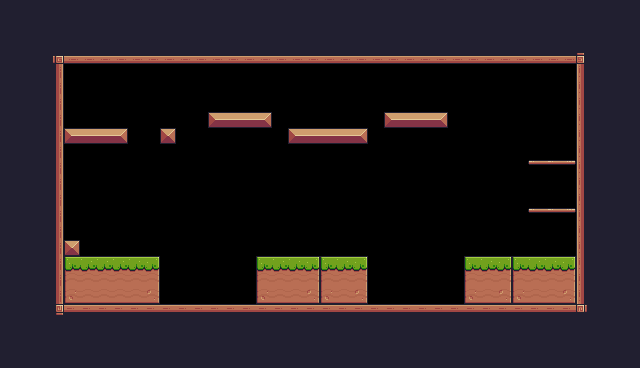

Below is a game level as drawn by its tile map, then a one-line description and the .tmx file that defines it, in full:
An orthogonal 40x23 tile map with 16x16 px tiles, 1 tile layer (Background) and 30 objects (10x Fruit, 2x Platform, 2x Saw, Player, Checkpoint).

<map version="1.10" tiledversion="1.11.0" orientation="orthogonal" renderorder="right-down" width="40" height="23" tilewidth="16" tileheight="16" infinite="0" nextlayerid="4" nextobjectid="42">
 <tileset firstgid="1" source="Pixel Adventure.tsx" />
 <layer id="1" name="Background" width="40" height="23">
  <data encoding="csv">
24,24,24,24,24,24,24,24,24,24,24,24,24,24,24,24,24,24,24,24,24,24,24,24,24,24,24,24,24,24,24,24,24,24,24,24,24,24,24,24,
24,24,24,24,24,24,24,24,24,24,24,24,24,24,24,24,24,24,24,24,24,24,24,24,24,24,24,24,24,24,24,24,24,24,24,24,24,24,24,24,
24,24,24,24,24,24,24,24,24,24,24,24,24,24,24,24,24,24,24,24,24,24,24,24,24,24,24,24,24,24,24,24,24,24,24,24,24,24,24,24,
24,24,24,92,134,134,134,134,134,134,134,134,134,134,134,134,134,134,134,134,134,134,134,134,134,134,134,134,134,134,134,134,134,134,134,134,93,24,24,24,
24,24,24,113,0,0,0,0,0,0,0,0,0,0,0,0,0,0,0,0,0,0,0,0,0,0,0,0,0,0,0,0,0,0,0,0,111,24,24,24,
24,24,24,113,0,0,0,0,0,0,0,0,0,0,0,0,0,0,0,0,0,0,0,0,0,0,0,0,0,0,0,0,0,0,0,0,111,24,24,24,
24,24,24,113,0,0,0,0,0,0,0,0,0,0,0,0,0,0,0,0,0,0,0,0,0,0,0,0,0,0,0,0,0,0,0,0,111,24,24,24,
24,24,24,113,0,0,0,0,0,0,0,0,0,13,14,14,15,0,0,0,0,0,0,0,13,14,14,15,0,0,0,0,0,0,0,0,111,24,24,24,
24,24,24,113,13,14,14,15,0,0,35,0,0,0,0,0,0,0,13,14,14,14,15,0,0,0,0,0,0,0,0,0,0,0,0,0,111,24,24,24,
24,24,24,113,0,0,0,0,0,0,0,0,0,0,0,0,0,0,0,0,0,0,0,0,0,0,0,0,0,0,0,0,0,0,0,0,111,24,24,24,
24,24,112,113,0,0,0,0,0,0,0,0,0,0,0,0,0,0,0,0,0,0,0,0,0,0,0,0,0,0,0,0,0,40,41,42,111,24,24,24,
24,24,112,113,0,0,0,0,0,0,0,0,0,0,0,0,0,0,0,0,0,0,0,0,0,0,0,0,0,0,0,0,0,0,0,0,111,24,24,24,
24,24,112,113,0,0,0,0,0,0,0,0,0,0,0,0,0,0,0,0,0,0,0,0,0,0,0,0,0,0,0,0,0,0,0,0,111,24,24,24,
24,24,112,113,0,0,0,0,0,0,0,0,0,0,0,0,0,0,0,0,0,0,0,0,0,0,0,0,0,0,0,0,0,40,41,42,111,24,24,24,
24,24,112,113,0,0,0,0,0,0,0,0,0,0,0,0,0,0,0,0,0,0,0,0,0,0,0,0,0,0,0,0,0,0,0,0,111,24,24,24,
24,24,24,113,35,0,0,0,0,0,0,0,0,0,0,0,0,0,0,0,0,0,0,0,0,0,0,0,0,0,0,0,0,0,0,0,111,24,24,24,
24,24,24,113,7,8,8,8,8,9,0,0,0,0,0,0,7,8,8,9,7,8,9,0,0,0,0,0,0,7,8,9,7,8,8,9,111,24,24,24,
24,24,24,113,29,30,30,30,30,31,0,0,0,0,0,0,29,30,30,31,29,30,31,0,0,0,0,0,0,29,30,31,29,30,30,31,111,24,24,24,
24,24,24,113,51,52,52,52,52,53,0,0,0,0,0,0,51,52,52,53,51,52,53,0,0,0,0,0,0,51,52,53,51,52,52,53,111,24,24,24,
24,24,24,114,90,90,90,90,90,90,90,90,90,90,90,90,90,90,90,90,90,90,90,90,90,90,90,90,90,90,90,90,90,90,90,90,115,24,24,24,
24,24,24,24,24,24,24,24,24,24,24,24,24,24,24,24,24,24,24,24,24,24,24,24,24,24,24,24,24,24,24,24,24,24,24,24,24,24,24,24,
24,24,24,24,24,24,24,24,24,24,24,24,24,24,24,24,24,24,24,24,24,24,24,24,24,24,24,24,24,24,24,24,24,24,24,24,24,24,24,24,
24,24,24,24,24,24,24,24,24,24,24,24,24,24,24,24,24,24,24,24,24,24,24,24,24,24,24,24,24,24,24,24,24,24,24,24,24,24,24,24
</data>
 </layer>
 <objectgroup id="3" name="Collisions">
  <object id="2" x="64" y="256" width="96" height="48" />
  <object id="4" x="48" y="48" width="16" height="272" />
  <object id="5" x="48" y="48" width="544" height="16" />
  <object id="6" x="576" y="48" width="16" height="272" />
  <object id="7" x="48" y="304" width="544" height="16" />
  <object id="8" x="64" y="240" width="16" height="16" />
  <object id="24" x="464" y="256" width="112" height="48" />
  <object id="27" x="384" y="112" width="64" height="16" />
  <object id="28" x="208" y="112" width="64" height="16" />
  <object id="29" x="64" y="128" width="64" height="16" />
  <object id="35" x="64" y="128" width="64" height="16" />
  <object id="37" type="Platform" x="528" y="160" width="48" height="16" />
  <object id="38" type="Platform" x="528" y="208" width="48" height="16" />
  <object id="39" x="288" y="128" width="80" height="16" />
  <object id="40" x="160" y="128" width="16" height="16" />
  <object id="41" x="256" y="256" width="112" height="48" />
 </objectgroup>
 <objectgroup id="2" name="Spawnpoints">
  <object id="1" name="Player" type="Player" x="80" y="224" width="32" height="32" />
  <object id="12" type="Checkpoint" x="64" y="64" width="64" height="64" />
  <object id="13" name="Orange" type="Fruit" x="256" y="192" width="32" height="32" />
  <object id="14" name="Orange" type="Fruit" x="336" y="192" width="32" height="32" />
  <object id="16" name="Orange" type="Fruit" x="496" y="224" width="32" height="32" />
  <object id="17" name="Apple" type="Fruit" x="464" y="224" width="32" height="32" />
  <object id="18" name="Apple" type="Fruit" x="528" y="224" width="32" height="32" />
  <object id="19" name="Cherries" type="Fruit" x="128" y="224" width="32" height="32" />
  <object id="20" name="Kiwi" type="Fruit" x="528" y="112" width="32" height="32" />
  <object id="21" name="Bananas" type="Fruit" x="400" y="80" width="32" height="32" />
  <object id="22" name="Cherries" type="Fruit" x="224" y="80" width="32" height="32" />
  <object id="23" name="Cherries" type="Fruit" x="288" y="224" width="48" height="32" />
  <object id="33" type="Saw" x="400" y="272" width="32" height="32">
   <properties>
    <property name="isVertical" type="bool" value="true" />
    <property name="offNeg" type="float" value="4" />
    <property name="offPos" type="float" value="3" />
   </properties>
  </object>
  <object id="34" type="Saw" x="192" y="272" width="32" height="32">
   <properties>
    <property name="isVertical" type="bool" value="true" />
    <property name="offNeg" type="float" value="4" />
    <property name="offPos" type="float" value="3" />
   </properties>
  </object>
 </objectgroup>
</map>
